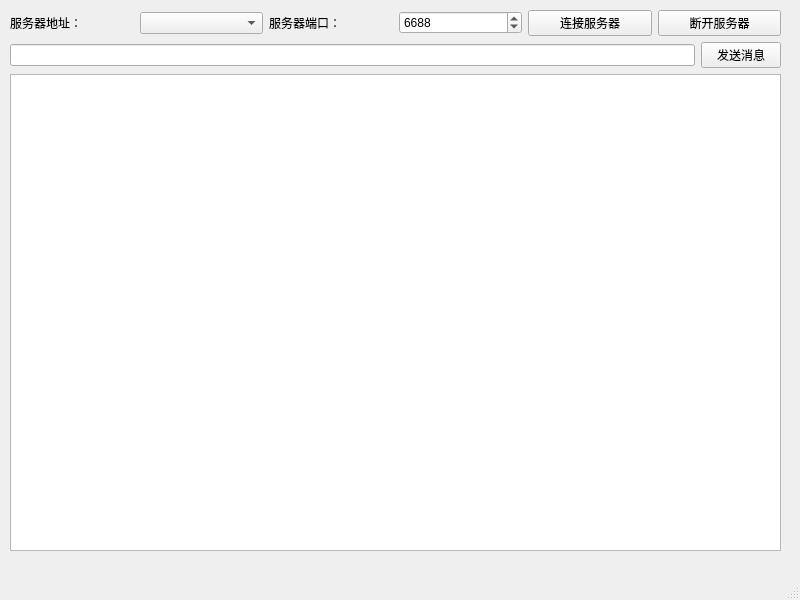
<?xml version="1.0" encoding="UTF-8"?>
<ui version="4.0">
 <class>MainWindow</class>
 <widget class="QMainWindow" name="MainWindow">
  <property name="geometry">
   <rect>
    <x>0</x>
    <y>0</y>
    <width>800</width>
    <height>600</height>
   </rect>
  </property>
  <property name="windowTitle">
   <string>TCP客户端程序--测试版</string>
  </property>
  <widget class="QWidget" name="centralwidget">
   <widget class="QWidget" name="">
    <property name="geometry">
     <rect>
      <x>10</x>
      <y>10</y>
      <width>771</width>
      <height>541</height>
     </rect>
    </property>
    <layout class="QVBoxLayout" name="verticalLayout">
     <item>
      <layout class="QHBoxLayout" name="horizontalLayout">
       <item>
        <widget class="QLabel" name="label">
         <property name="text">
          <string>服务器地址：</string>
         </property>
        </widget>
       </item>
       <item>
        <widget class="QComboBox" name="comboBox_Ip"/>
       </item>
       <item>
        <widget class="QLabel" name="label_2">
         <property name="text">
          <string>服务器端口：</string>
         </property>
        </widget>
       </item>
       <item>
        <widget class="QSpinBox" name="spinBox_Port">
         <property name="maximum">
          <number>65535</number>
         </property>
         <property name="value">
          <number>6688</number>
         </property>
        </widget>
       </item>
       <item>
        <widget class="QPushButton" name="pushButton_Connect">
         <property name="text">
          <string>连接服务器</string>
         </property>
        </widget>
       </item>
       <item>
        <widget class="QPushButton" name="pushButton_Disconnect">
         <property name="text">
          <string>断开服务器</string>
         </property>
        </widget>
       </item>
      </layout>
     </item>
     <item>
      <layout class="QHBoxLayout" name="horizontalLayout_2">
       <item>
        <widget class="QLineEdit" name="lineEdit_InputMsg"/>
       </item>
       <item>
        <widget class="QPushButton" name="pushButton_SendMsg">
         <property name="text">
          <string>发送消息</string>
         </property>
        </widget>
       </item>
      </layout>
     </item>
     <item>
      <widget class="QPlainTextEdit" name="plainTextEdit_lDispMsg"/>
     </item>
    </layout>
   </widget>
  </widget>
  <widget class="QMenuBar" name="menubar">
   <property name="geometry">
    <rect>
     <x>0</x>
     <y>0</y>
     <width>800</width>
     <height>22</height>
    </rect>
   </property>
  </widget>
  <widget class="QStatusBar" name="statusbar"/>
 </widget>
 <resources/>
 <connections/>
</ui>
